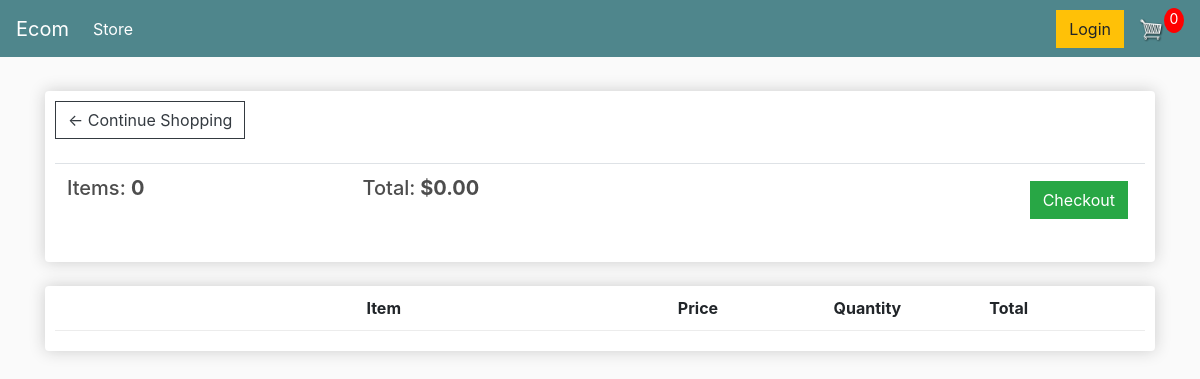
/cart/ (signed in), run on an earlier commit of the app's database.
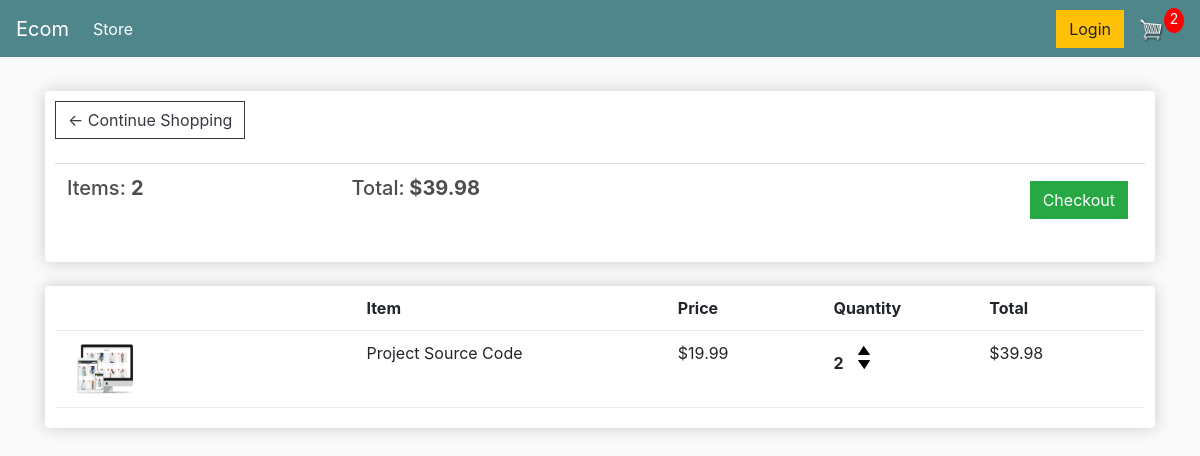
And on a later commit of the database.
### store/models.py (models this page shows, shortened)
class Order(models.Model):
    customer = models.ForeignKey(
        Customer, on_delete=models.SET_NULL, null=True, blank=True)
    date_ordered = models.DateTimeField(auto_now_add=True)
    complete = models.BooleanField(default=False)
    transaction_id = models.CharField(max_length=100, null=True)
    @property
    def get_cart_total(self):
        orderitems = self.orderitem_set.all()
        total = sum([item.get_total for item in orderitems])
        return total
    @property
    def get_cart_items(self):
        orderitems = self.orderitem_set.all()
        total = sum([item.quantity for item in orderitems])
        return total

class OrderItem(models.Model):
    product = models.ForeignKey(Product, on_delete=models.SET_NULL, null=True)
    order = models.ForeignKey(Order, on_delete=models.SET_NULL, null=True)
    quantity = models.IntegerField(default=0, null=True, blank=True)
    date_added = models.DateTimeField(auto_now_add=True)
    @property
    def get_total(self):
        total = self.product.price * self.quantity
        return total

class Product(models.Model):
    name = models.CharField(max_length=200)
    price = models.DecimalField(max_digits=7, decimal_places=2)
    digital = models.BooleanField(default=False, null=True, blank=True)
    image = models.ImageField(null=True, blank=True)
    @property
    def imageURL(self):
        try:
            url = self.image.url
        except:
            url = ''
        return url

### store/views.py (the view)
# urls.py: path('cart/', views.cart, name="cart"),
def cart(request):
    data = cartData(request)
    cartItems = data['cartItems']
    order = data['order']
    items = data['items']
    context = {'items': items, 'order': order, 'cartItems': cartItems}
    return render(request, 'store/cart.html', context)

### store/utils.py (called while the page is built)
def cartData(request):
    if request.user.is_authenticated:
        customer = request.user.customer
        order, created = Order.objects.get_or_create(
            customer=customer, complete=False)
        items = order.orderitem_set.all()
        cartItems = order.get_cart_items
    else:
        cookieData = cookieCart(request)
        cartItems = cookieData['cartItems']
        order = cookieData['order']
        items = cookieData['items']
    return {'cartItems': cartItems, 'order': order, 'items': items}

### store/templates/store/cart.html
{% extends 'store/main.html' %}
{% load static %}
{% block content %}
<div class="row">
	<div class="col-lg-12">
		<div class="box-element">
			<a class="btn btn-outline-dark" href="{% url 'store' %}">&#x2190; Continue Shopping</a>
			<br>
			<br>
			<table class="table">
				<tr>
					<th>
						<h5>Items: <strong>{{order.get_cart_items}}</strong></h5>
					</th>
					<th>
						<h5>Total:<strong> ${{order.get_cart_total|floatformat:2}}</strong></h5>
					</th>
					<th>
						<a style="float:right; margin:5px;" class="btn btn-success"
							href="{% url 'checkout' %}">Checkout</a>
					</th>
				</tr>
			</table>
		</div>
		<br>
		<div class="box-element">
			<div class="cart-row">
				<div style="flex:2"></div>
				<div style="flex:2"><strong>Item</strong></div>
				<div style="flex:1"><strong>Price</strong></div>
				<div style="flex:1"><strong>Quantity</strong></div>
				<div style="flex:1"><strong>Total</strong></div>
			</div>
			{% for item in items %}
			<div class="cart-row">
				<div style="flex:2"><img class="row-image" src="{{item.product.imageURL}}"></div>
					<div style="flex:2">
						<p>{{item.product.name}}</p>
					</div>
					<div style="flex:1">
						<p>${{item.product.price|floatformat:2}}</p>
					</div>
					<div style="flex:1">
						<p class="quantity">{{item.quantity}}</p>
						<div class="quantity">
							<img data-product="{{item.product.id}}" data-action="add" class="chg-quantity update-cart" src="{% static  'images/arrow-up.png' %}">
							<img data-product="{{item.product.id}}" data-action="remove" class="chg-quantity update-cart" src="{% static  'images/arrow-down.png' %}">
						</div>
						</div>
						<div style="flex:1">
							<p>${{item.get_total|floatformat:2}}</p>
						</div>
					</div>
					{% endfor %}
				</div>
			</div>
		</div>
		{% endblock content %}

What changed in the data, as far as the page shows it:
computed for Order: get_cart_items "0" → "2"; get_cart_total "0.00" → "39.98"
added OrderItem: product.imageURL (picture), product.name "Project Source Code", product.price "19.99", quantity "2", get_total "39.98"
Also different on the page:
{{ cartItems }}: "0" → "2"
